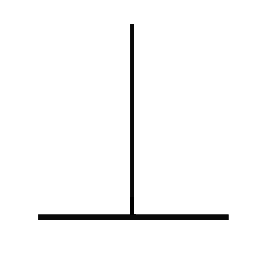
#> input picture lane_detection/image1.png, 278 x 280 px
$ jupyter execute line_detection.ipynb
#> lines starting #> are read from the running program, lines starting #| are printed output that depends on the picture; after the words box and inside, x2 and y2 are one past the last pixel; in counts of white or black regions, pixels touching at a corner belong together
[cell 1]
import cv2
import numpy as np
import matplotlib.pyplot as plt

[cell 2]
img = cv2.imread("image1.png") ## Take your own image
#> img is the input picture: shape (280, 278, 3); min 0, max 255, mean 249.1
cv2.imshow("image",img)
cv2.waitKey(0)
cv2.destroyAllWindows()

[cell 3]
img.shape
#> Out = (280, 278, 3)

[cell 4]
plt.imshow(img)

[cell 5]
img_gray = cv2.cvtColor(img,cv2.COLOR_BGR2GRAY)

[cell 6]
cv2.imshow('image2',img_gray)
cv2.waitKey(0)
cv2.destroyAllWindows()

[cell 7]
img_canny = cv2.Canny(img_gray, 50, 220,apertureSize=3)
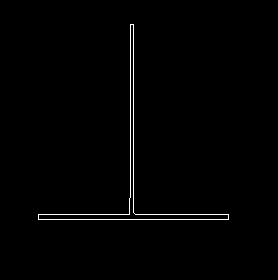
#> img_canny: shape (280, 278); 0.99% white in thin lines or dots, all inside (x1, y1, x2, y2) = (38, 24, 229, 220)
img_canny

[cell 8]
cv2.imshow('image3',img_canny)
cv2.waitKey(0)
cv2.destroyAllWindows()

[cell 9]
lines = cv2.HoughLines(img_canny,1,np.pi/180,50)
#> lines = [[219, 1.57], [133, 0], [214, 1.57], [130, 0], [136, 0.0349], [-129, 3.12], [211, 1.59], [-128, 3.11], [221, 1.55], [217, 1.55], [216, 1.59], [212, 1.61]]

[cell 10]
lines
#> Out has the same summary as lines

[cell 11]
len(lines)
#> Out = 12

[cell 12]
if lines is not None:
    for i in range(len(lines)):
        rho = lines[i][0][0]
        theta = lines[i][0][1]

        a = np.cos(theta)
        b = np.sin(theta)

        x0 = a*rho
        y0 = b*rho
        x1 = int(x0 + 1000*(-b))
        y1 = int(y0 + 1000*(a))
        x2 = int(x0 - 1000*(-b))
        y2 = int(y0 - 1000*(a))

        cv2.line(img,(x1,y1),(x2,y2),(255,0,0),1)
#> this loop made 12 passes
#> (rho, theta, a, b, x0, y0, x1, y1) on passes 1 to 12: (219, 1.57, -4.37e-08, 1, -9.57e-06, 219, -1000, 218), (133, 0, 1, 0, 133, 0, 133, 1000), (214, 1.57, -4.37e-08, 1, -9.35e-06, 214, -1000, 213), (130, 0, 1, 0, 130, 0, 130, 1000), (136, 0.0349, 0.999, 0.0349, 135.9, 4.75, 101, 1004), (-129, 3.12, -1, 0.0175, 129, -2.25, 111, -1002), (211, 1.59, -0.0175, 1, -3.68, 211, -1003, 193), (-128, 3.11, -0.999, 0.0349, 127.9, -4.47, 93, -1003), (221, 1.55, 0.0175, 1, 3.86, 221, -995, 238), (217, 1.55, 0.0175, 1, 3.79, 217, -996, 234), (216, 1.59, -0.0175, 1, -3.77, 216, -1003, 198), (212, 1.61, -0.0349, 0.999, -7.4, 211.9, -1006, 176)
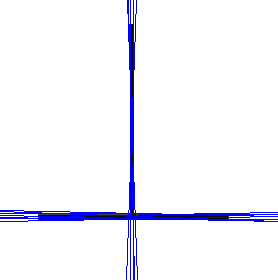
#> img: shape (280, 278, 3); 3.39% of pixels changed, all inside (x1, y1, x2, y2) = (0, 0, 278, 280)
cv2.imshow("img",img)
cv2.waitKey(0)
cv2.destroyAllWindows()
